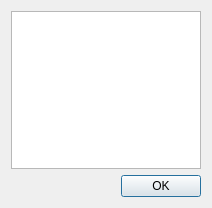
<?xml version="1.0" encoding="UTF-8"?>
<ui version="4.0">
 <class>QrDialog</class>
 <widget class="QDialog" name="QrDialog">
  <property name="geometry">
   <rect>
    <x>0</x>
    <y>0</y>
    <width>212</width>
    <height>208</height>
   </rect>
  </property>
  <property name="windowTitle">
   <string>Dialog</string>
  </property>
  <layout class="QGridLayout" name="gridLayout">
   <item row="0" column="0">
    <widget class="QGraphicsView" name="QrView"/>
   </item>
   <item row="1" column="0">
    <widget class="QDialogButtonBox" name="buttonBox">
     <property name="orientation">
      <enum>Qt::Horizontal</enum>
     </property>
     <property name="standardButtons">
      <set>QDialogButtonBox::Ok</set>
     </property>
    </widget>
   </item>
  </layout>
 </widget>
 <resources/>
 <connections>
  <connection>
   <sender>buttonBox</sender>
   <signal>accepted()</signal>
   <receiver>QrDialog</receiver>
   <slot>accept()</slot>
   <hints>
    <hint type="sourcelabel">
     <x>248</x>
     <y>254</y>
    </hint>
    <hint type="destinationlabel">
     <x>157</x>
     <y>274</y>
    </hint>
   </hints>
  </connection>
  <connection>
   <sender>buttonBox</sender>
   <signal>rejected()</signal>
   <receiver>QrDialog</receiver>
   <slot>reject()</slot>
   <hints>
    <hint type="sourcelabel">
     <x>316</x>
     <y>260</y>
    </hint>
    <hint type="destinationlabel">
     <x>286</x>
     <y>274</y>
    </hint>
   </hints>
  </connection>
 </connections>
</ui>
